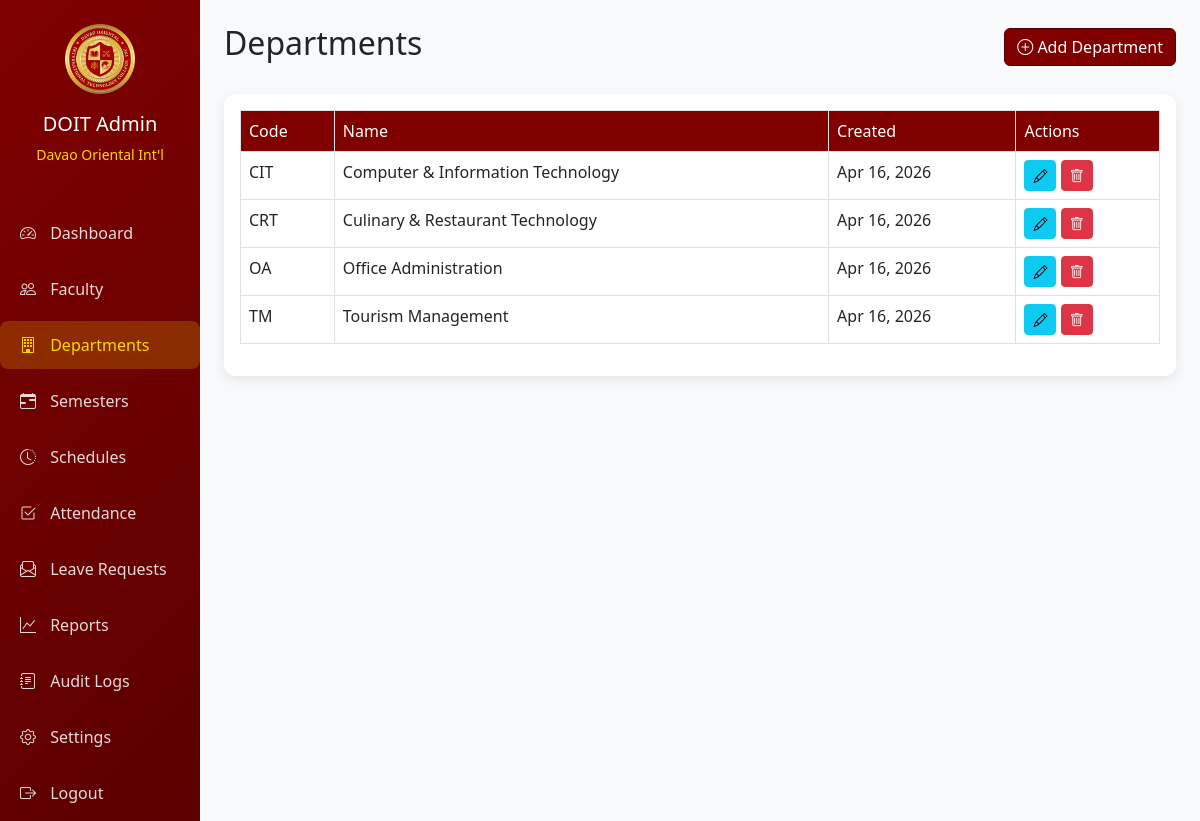
The app's page /admin/departments.php (signed in) with its own data.
### tables this page shows
CREATE TABLE `settings` (
  `id` int(11) NOT NULL,
  `setting_key` varchar(100) NOT NULL,
  `setting_value` text DEFAULT NULL,
  `updated_at` timestamp NOT NULL DEFAULT current_timestamp() ON UPDATE current_timestamp()
);

CREATE TABLE `departments` (
  `id` int(11) NOT NULL,
  `code` varchar(20) NOT NULL,
  `name` varchar(100) NOT NULL,
  `created_at` timestamp NOT NULL DEFAULT current_timestamp()
);

### includes/functions.php (called while the page is built, shortened)
<?php
function formatDate($date, $format = 'M d, Y') {
    return $date ? date($format, strtotime($date)) : '';
}
function getSetting($pdo, $key) {
    $stmt = $pdo->prepare("SELECT setting_value FROM settings WHERE setting_key = ?");
    $stmt->execute([$key]);
    return $stmt->fetchColumn();
}
?>

### admin/departments.php (the view, shortened to what this page needs)
<?php
require_once '../config/database.php';
require_once '../includes/functions.php';
$departments = $pdo->query("SELECT * FROM departments ORDER BY name")->fetchAll();
?>
<!DOCTYPE html>
<html lang="en">
<head>
    <link href="https://cdn.jsdelivr.net/npm/bootstrap@5.3.0/dist/css/bootstrap.min.css" rel="stylesheet">
    <link href="https://cdn.jsdelivr.net/npm/bootstrap-icons@1.10.0/font/bootstrap-icons.css" rel="stylesheet">
    <link rel="stylesheet" href="../assets/css/theme.css">
</head>
<body>
<div class="container-fluid">
    <div class="row">
        <div class="col-md-2 p-0"><?php include '../includes/admin-sidebar.php'; ?></div>
        <div class="col-md-10 p-4">
            <div class="d-flex justify-content-between align-items-center mb-4">
                <h2>Departments</h2>
                <button class="btn btn-primary" data-bs-toggle="modal" data-bs-target="#addModal">
                    <i class="bi bi-plus-circle"></i> Add Department
                </button>
            </div>
            <div class="card">
                <div class="card-body">
                    <table class="table table-bordered">
                        <thead>
                            <tr><th>Code</th><th>Name</th><th>Created</th><th>Actions</th></tr>
                        </thead>
                        <tbody>
                            <?php foreach ($departments as $dept): ?>
                            <tr>
                                <td><?= htmlspecialchars($dept['code']) ?></td>
                                <td><?= htmlspecialchars($dept['name']) ?></td>
                                <td><?= formatDate($dept['created_at']) ?></td>
                                <td>
                                    <a href="?edit=<?= $dept['id'] ?>" class="btn btn-sm btn-info" data-bs-toggle="modal" data-bs-target="#editModal" onclick="editDepartment(<?= $dept['id'] ?>, '<?= htmlspecialchars($dept['code']) ?>', '<?= htmlspecialchars($dept['name']) ?>')">
                                        <i class="bi bi-pencil"></i>
                                    </a>
                                    <a href="?delete=<?= $dept['id'] ?>" class="btn btn-sm btn-danger" onclick="return confirm('Delete this department?')">
                                        <i class="bi bi-trash"></i>
                                    </a>
                                </td>
                            </tr>
                            <?php endforeach; ?>
                        </tbody>
                    </table>
                </div>
            </div>
        </div>
    </div>
</div>
</body>
</html>

### includes/admin-sidebar.php (shortened to what this page needs)
<?php
$logo_path = getSetting($pdo, 'logo_path');
?>
<div class="sidebar">
    <div class="text-center py-4">
        <?php if ($logo_path && file_exists(PROFILE_PHOTO_PATH . $logo_path)): ?>
            <img src="../assets/uploads/profile_photos/<?= htmlspecialchars($logo_path) ?>" alt="DOIT Logo" style="max-height: 70px; margin-bottom: 10px;">
        <?php else: ?>
            <i class="bi bi-calendar-check fs-1 text-white"></i>
        <?php endif; ?>
        <h5 class="text-white mt-2">DOIT Admin</h5>
        <p class="text-gold small">Davao Oriental Int'l</p>
    </div>
    <nav class="nav flex-column">
        <a class="nav-link <?= basename($_SERVER['PHP_SELF']) == 'dashboard.php' ? 'active' : '' ?>" href="dashboard.php">
            <i class="bi bi-speedometer2"></i> Dashboard
        </a>
        <a class="nav-link <?= basename($_SERVER['PHP_SELF']) == 'faculty.php' ? 'active' : '' ?>" href="faculty.php">
            <i class="bi bi-people"></i> Faculty
        </a>
        <a class="nav-link <?= basename($_SERVER['PHP_SELF']) == 'departments.php' ? 'active' : '' ?>" href="departments.php">
            <i class="bi bi-building"></i> Departments
        </a>
        <a class="nav-link <?= basename($_SERVER['PHP_SELF']) == 'semesters.php' ? 'active' : '' ?>" href="semesters.php">
            <i class="bi bi-calendar-range"></i> Semesters
        </a>
        <a class="nav-link <?= basename($_SERVER['PHP_SELF']) == 'schedules.php' ? 'active' : '' ?>" href="schedules.php">
            <i class="bi bi-clock-history"></i> Schedules
        </a>
        <a class="nav-link <?= basename($_SERVER['PHP_SELF']) == 'attendance.php' ? 'active' : '' ?>" href="attendance.php">
            <i class="bi bi-check2-square"></i> Attendance
        </a>
        <a class="nav-link <?= basename($_SERVER['PHP_SELF']) == 'leaves.php' ? 'active' : '' ?>" href="leaves.php">
            <i class="bi bi-envelope-paper"></i> Leave Requests
        </a>
        <a class="nav-link <?= basename($_SERVER['PHP_SELF']) == 'reports.php' ? 'active' : '' ?>" href="reports.php">
            <i class="bi bi-graph-up"></i> Reports
        </a>
        <a class="nav-link <?= basename($_SERVER['PHP_SELF']) == 'audit-logs.php' ? 'active' : '' ?>" href="audit-logs.php">
            <i class="bi bi-journal-text"></i> Audit Logs
        </a>
        <a class="nav-link <?= basename($_SERVER['PHP_SELF']) == 'settings.php' ? 'active' : '' ?>" href="settings.php">
            <i class="bi bi-gear"></i> Settings
        </a>
        <a class="nav-link" href="../logout.php">
            <i class="bi bi-box-arrow-right"></i> Logout
        </a>
    </nav>
</div>

### assets/css/theme.css (style rules this page uses)
:root { --maroon: #800000; --maroon-dark: #5a0000; --maroon-light: #9a1f1f; --gold: #FFD700; --gold-dark: #DAA520; --gold-light: #FFE44D; --white: #ffffff; --gray-bg: #f8f9fa; }
body { background-color: var(--gray-bg); font-family: 'Segoe UI', Roboto, 'Helvetica Neue', sans-serif; }
.sidebar { min-height: 100vh; background: linear-gradient(135deg, var(--maroon) 0%, var(--maroon-dark) 100%); }
.sidebar .nav-link { color: rgba(255, 255, 255, 0.85); padding: 12px 20px; margin: 4px 0; transition: all 0.3s; border-radius: 8px; }
.sidebar .nav-link:hover, .sidebar .nav-link.active { background: rgba(255, 215, 0, 0.2); color: var(--gold); }
.sidebar .nav-link i { margin-right: 10px; width: 24px; }
.text-gold { color: var(--gold); }
.btn-primary { background-color: var(--maroon); border-color: var(--maroon-dark); }
.card { border: none; border-radius: 12px; box-shadow: 0 4px 12px rgba(0, 0, 0, 0.08); transition: transform 0.2s, box-shadow 0.2s; }
.table thead th { background-color: var(--maroon); color: var(--white); border-bottom: none; font-weight: 500; }

### records on screen
settings: setting_value (picture)
departments: code "CIT", name "Computer & Information Technology", created_at "Apr 16, 2026"
departments: code "CRT", name "Culinary & Restaurant Technology", created_at "Apr 16, 2026"
departments: code "OA", name "Office Administration", created_at "Apr 16, 2026"
departments: code "TM", name "Tourism Management", created_at "Apr 16, 2026"
